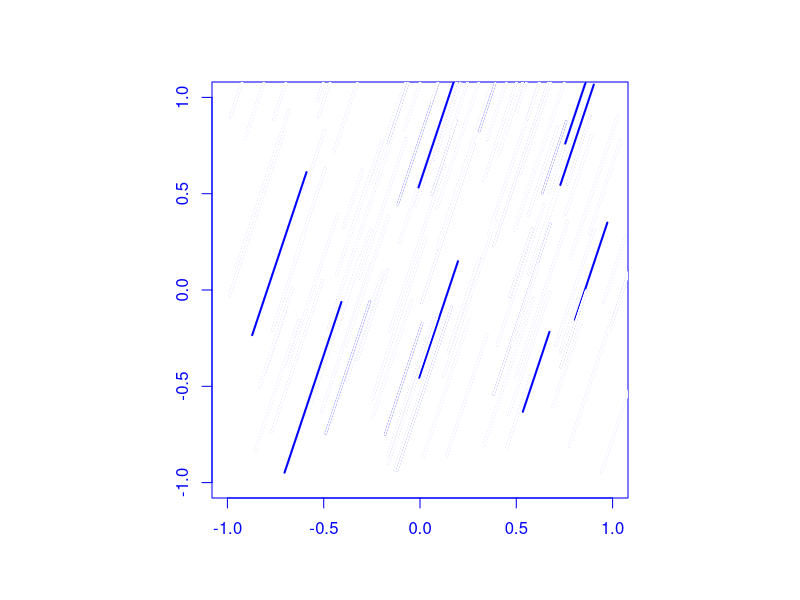

This figure's R source:
rm(list = ls())



#파란 플롯 그리기

par(pty = "s")

plot(0,0,type = "n",
     
     xlim = c(-1,1), ylim = c(-1,1),
     
     col.axis = "blue", fg = "blue",xlab = "",ylab = ""
     
)

#빗줄기 시작점 설정
#r_num 은 빗줄기 갯수, m 은 기울기, d는 p1과 p2의 x값 차이


r_num = 100
m = 3

x1 = runif(r_num, -1, 1)
y1 = runif(r_num, -1, 1)
d = runif(r_num, 0.1, 0.3)

x2 = NULL
y2 = NULL

for(i in 1:r_num)
  
{
  x2[i] = x1[i] + d[i]
  y2[i] = y1[i] + m*d[i]
  
  lines(x = c(x1[i],x2[i]), y = c(y1[i],y2[i]),col = "blue",lwd = 2)
  
  Sys.sleep(0.6) 
  
  looking_r_num = 15
  
  if(i>looking_r_num){
    
    lines(x = c(x1[i-looking_r_num],x2[i-looking_r_num]), y = c(y1[i-looking_r_num],y2[i-looking_r_num]),col = "white",lwd = 2)
    lines(x = c(x1[i-looking_r_num+3],x2[i-looking_r_num+3]), y = c(y1[i-looking_r_num+3],y2[i-looking_r_num+3]),col = "white",lwd = 2)
    lines(x = c(x1[i-looking_r_num+5],x2[i-looking_r_num+5]), y = c(y1[i-looking_r_num+5],y2[i-looking_r_num+5]),col = "white",lwd = 2)
    lines(x = c(x1[i-looking_r_num+7],x2[i-looking_r_num+7]), y = c(y1[i-looking_r_num+7],y2[i-looking_r_num+7]),col = "white",lwd = 2)
  }
  
}

